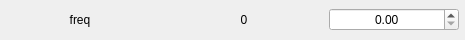
                      <widget class="QFrame" name="frame_55">
                       <property name="minimumSize">
                        <size>
                         <width>465</width>
                         <height>40</height>
                        </size>
                       </property>
                       <property name="maximumSize">
                        <size>
                         <width>465</width>
                         <height>40</height>
                        </size>
                       </property>
                       <property name="frameShape">
                        <enum>QFrame::NoFrame</enum>
                       </property>
                       <property name="frameShadow">
                        <enum>QFrame::Sunken</enum>
                       </property>
                       <layout class="QHBoxLayout" name="horizontalLayout_57">
                        <property name="spacing">
                         <number>5</number>
                        </property>
                        <property name="leftMargin">
                         <number>0</number>
                        </property>
                        <property name="topMargin">
                         <number>0</number>
                        </property>
                        <property name="rightMargin">
                         <number>5</number>
                        </property>
                        <property name="bottomMargin">
                         <number>0</number>
                        </property>
                        <item>
                         <widget class="QLabel" name="label_113">
                          <property name="minimumSize">
                           <size>
                            <width>158</width>
                            <height>0</height>
                           </size>
                          </property>
                          <property name="maximumSize">
                           <size>
                            <width>158</width>
                            <height>16777215</height>
                           </size>
                          </property>
                          <property name="text">
                           <string>freq</string>
                          </property>
                          <property name="alignment">
                           <set>Qt::AlignCenter</set>
                          </property>
                         </widget>
                        </item>
                        <item>
                         <widget class="QLabel" name="label_114">
                          <property name="minimumSize">
                           <size>
                            <width>158</width>
                            <height>0</height>
                           </size>
                          </property>
                          <property name="maximumSize">
                           <size>
                            <width>158</width>
                            <height>16777215</height>
                           </size>
                          </property>
                          <property name="text">
                           <string>0</string>
                          </property>
                          <property name="alignment">
                           <set>Qt::AlignCenter</set>
                          </property>
                         </widget>
                        </item>
                        <item>
                         <widget class="QDoubleSpinBox" name="doubleSpinBox_54">
                          <property name="minimumSize">
                           <size>
                            <width>130</width>
                            <height>0</height>
                           </size>
                          </property>
                          <property name="maximumSize">
                           <size>
                            <width>130</width>
                            <height>16777215</height>
                           </size>
                          </property>
                          <property name="styleSheet">
                           <string notr="true"/>
                          </property>
                          <property name="alignment">
                           <set>Qt::AlignCenter</set>
                          </property>
                         </widget>
                        </item>
                       </layout>
                      </widget>
